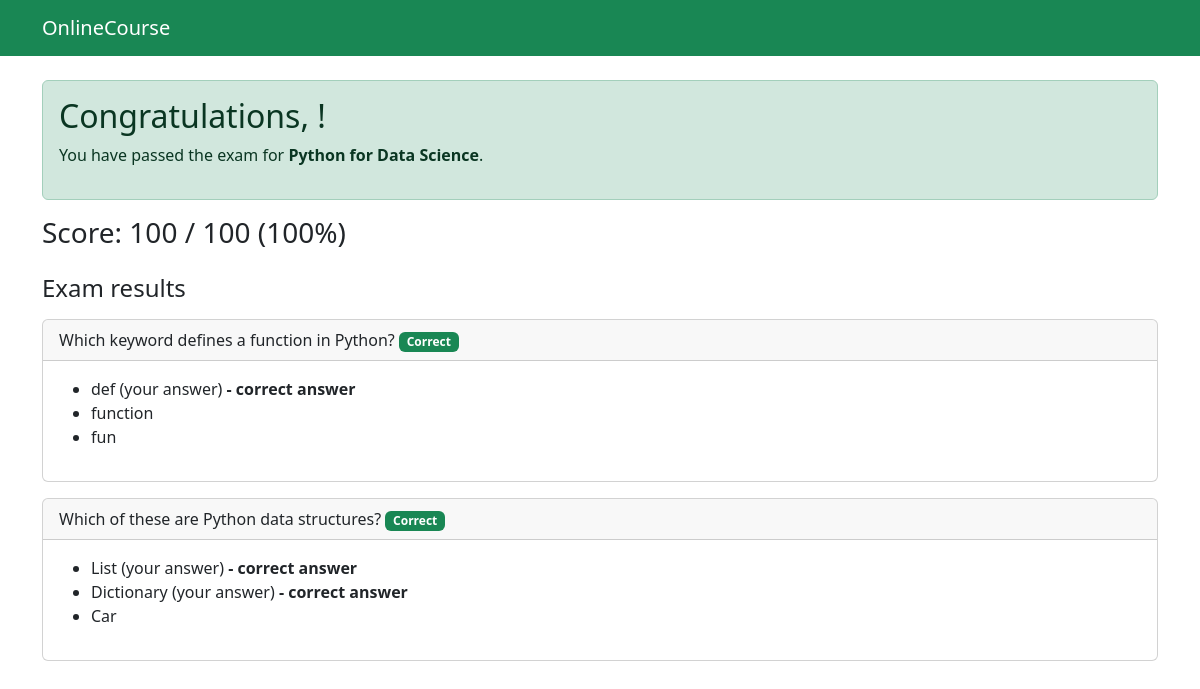
The app's page /onlinecourse/course/1/submission/1/result/ (signed in), older data.
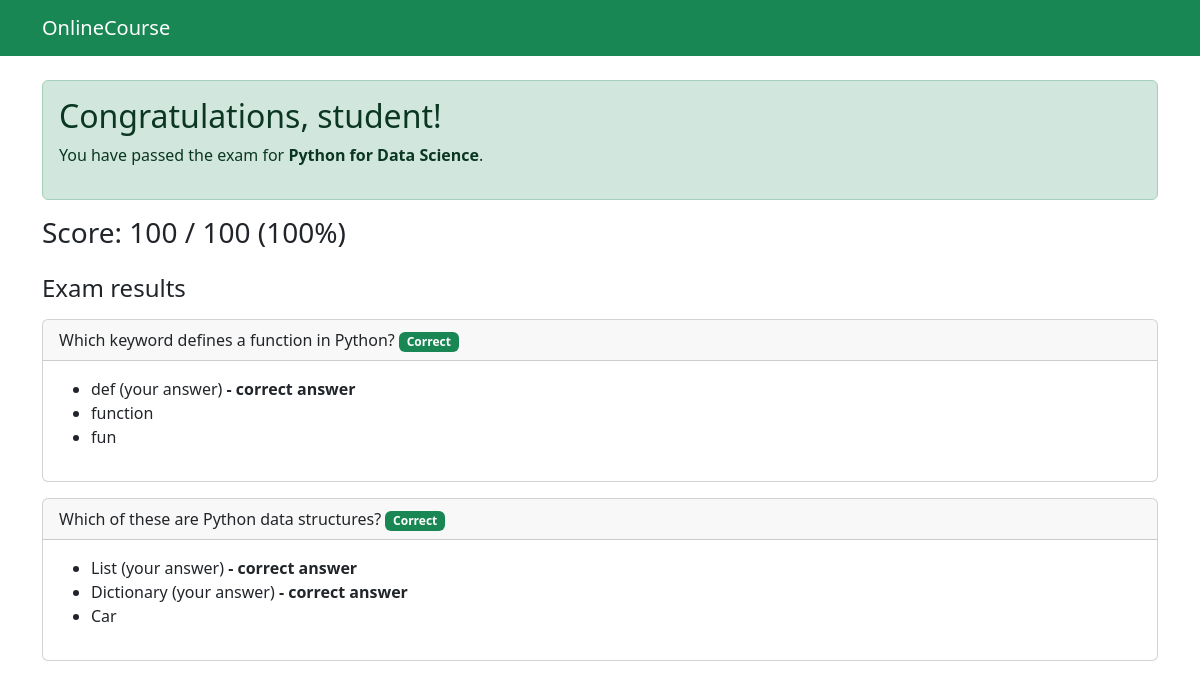
The same page, newer data.
### onlinecourse/models.py (models this page shows, shortened)
class Course(models.Model):
    name = models.CharField(max_length=100, default='Online Course')
    description = models.CharField(max_length=500, default='Course description')
    pub_date = models.DateField(default=now)
    total_enrollment = models.IntegerField(default=0)

class Question(models.Model):
    course = models.ForeignKey(Course, on_delete=models.CASCADE)
    content = models.CharField(max_length=500, default='Question')
    question_grade = models.IntegerField(default=1)
    def is_get_score(self, selected_ids):
        correct_ids = set(
            self.choice_set.filter(is_correct=True).values_list('id', flat=True)
        )
        return correct_ids == set(int(i) for i in selected_ids)

class Choice(models.Model):
    question = models.ForeignKey(Question, on_delete=models.CASCADE)
    content = models.CharField(max_length=500, default='Choice')
    is_correct = models.BooleanField(default=False)

class Submission(models.Model):
    learner = models.ForeignKey(Learner, on_delete=models.CASCADE)
    choices = models.ManyToManyField(Choice)

class Learner(models.Model):
    STUDENT = 'student'
    DEVELOPER = 'developer'
    DATA_SCIENTIST = 'data_scientist'
    DATABASE_ADMIN = 'dba'
    OCCUPATION_CHOICES = [
        (STUDENT, 'Student'),
        (DEVELOPER, 'Developer'),
        (DATA_SCIENTIST, 'Data Scientist'),
        (DATABASE_ADMIN, 'Database Admin'),
    ]
    user = models.ForeignKey(settings.AUTH_USER_MODEL, on_delete=models.CASCADE)
    occupation = models.CharField(
        max_length=20, choices=OCCUPATION_CHOICES, default=STUDENT
    )
    social_link = models.URLField(max_length=200, default='')

### onlinecourse/views.py (the view)
@login_required
def show_exam_result(request, course_id, submission_id):
    course = get_object_or_404(Course, pk=course_id)
    submission = get_object_or_404(Submission, pk=submission_id)
    selected_ids = set(submission.choices.values_list('id', flat=True))
    total_score = 0
    max_score = 0
    results = []
    for question in course.question_set.all():
        max_score += question.question_grade
        chosen = [
            str(cid) for cid in selected_ids
            if submission.choices.filter(pk=cid, question=question).exists()
        ]
        correct = question.is_get_score(chosen)
        if correct:
            total_score += question.question_grade
        results.append({
            'question': question,
            'choices': question.choice_set.all(),
            'selected_ids': {int(i) for i in chosen},
            'correct': correct,
        })
    grade = round(100 * total_score / max_score) if max_score else 0
    context = {
        'course': course,
        'submission': submission,
        'results': results,
        'grade': grade,
        'total_score': total_score,
        'max_score': max_score,
    }
    return render(request, 'onlinecourse/exam_result_bootstrap.html', context)

### onlinecourse/templates/onlinecourse/exam_result_bootstrap.html (shortened to what this page needs)
<!DOCTYPE html>
<html lang="en">
<head>
  <link href="https://cdn.jsdelivr.net/npm/bootstrap@5.3.3/dist/css/bootstrap.min.css" rel="stylesheet" />
</head>
<body>
  <nav class="navbar navbar-dark bg-success">
    <div class="container">
      <a class="navbar-brand" href="#">OnlineCourse</a>
    </div>
  </nav>
  <div class="container mt-4">
    {% if grade >= 80 %}
    <div class="alert alert-success">
      <h2>Congratulations, {{ submission.learner.user.username }}!</h2>
      <p>You have passed the exam for <strong>{{ course.name }}</strong>.</p>
    </div>
    {% else %}
    <div class="alert alert-danger">
      <h2>Sorry, {{ submission.learner.user.username }}.</h2>
      <p>You did not pass this time. Please try again.</p>
    </div>
    {% endif %}
    <h3>Score: {{ total_score }} / {{ max_score }} ({{ grade }}%)</h3>
    <h4 class="mt-4">Exam results</h4>
    {% for item in results %}
    <div class="card my-3">
      <div class="card-header">
        {{ item.question.content }}
        {% if item.correct %}
        <span class="badge bg-success">Correct</span>
        {% else %}
        <span class="badge bg-danger">Incorrect</span>
        {% endif %}
      </div>
      <div class="card-body">
        <ul>
          {% for choice in item.choices %}
          <li>
            {{ choice.content }}
            {% if choice.id in item.selected_ids %}(your answer){% endif %}
            {% if choice.is_correct %}<strong>- correct answer</strong>{% endif %}
          </li>
          {% endfor %}
        </ul>
      </div>
    </div>
    {% endfor %}
  </div>
</body>
</html>

Row changes from the older to the newer data that the page shows:
now on this page (row edited): Submission: learner.user.username "student"
